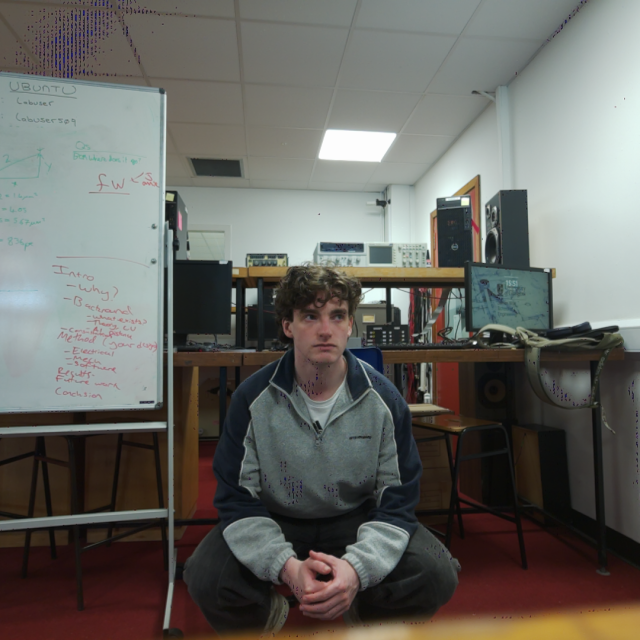
#> input picture testL.png, 640 x 640 px
$ python disparity_calculator.py ../testL.png ../left1_5.png   (older library calls are emulated)
#> lines starting #> are read from the running program, lines starting #| are printed output that depends on the picture; after the words box and inside, x2 and y2 are one past the last pixel; in counts of white or black regions, pixels touching at a corner belong together
"""
disparity_rectified.py — Rectify a raw 640x640 stereo pair with an OpenCV
stereo calibration YAML, then generate a disparity map using OpenCV SGBM.

Usage:
    python disparity_rectified.py left.png right.png \
        --calib stereo_calib_640.yaml \
        --output disparity.png \
        --raw-output disparity.npy \
        --depth-vis-output depth.png \
        --rectified-pair-output rectified_pair.png

The depth PNG includes a labelled colour key in metres.

Important:
    - The provided calibration was generated for the post-downsample 640x640
      stream. Inputs to this script must therefore already be the same 640x640
      crop+resize frames used during calibration/runtime.
    - The script uses the YAML's stored R1/R2/P1/P2/Q matrices directly.
"""

from __future__ import annotations

import argparse
import sys
from dataclasses import dataclass
from pathlib import Path
from typing import Optional, Tuple

import cv2
import numpy as np


@dataclass(frozen=True)
class StereoCalibration:
    image_size: Tuple[int, int]  # (width, height)
    K1: np.ndarray
    D1: np.ndarray
    K2: np.ndarray
    D2: np.ndarray
    R1: np.ndarray
    R2: np.ndarray
    P1: np.ndarray
    P2: np.ndarray
    Q: np.ndarray
    baseline_m: Optional[float]
    rms_stereo_px: Optional[float]
    sym_epipolar_err_px: Optional[float]


def _read_required_mat(fs: cv2.FileStorage, key: str) -> np.ndarray:
    node = fs.getNode(key)
    if node.empty():
        raise ValueError(f"Calibration file is missing required matrix: {key}")
    mat = node.mat()
    if mat is None:
        raise ValueError(f"Calibration key exists but is not a matrix: {key}")
    return mat


def _read_optional_real(fs: cv2.FileStorage, key: str) -> Optional[float]:
    node = fs.getNode(key)
    if node.empty():
        return None
    return float(node.real())


def load_calibration(path: str | Path) -> StereoCalibration:
    """Load the OpenCV FileStorage YAML written by stereo_calibrate.py."""
    fs = cv2.FileStorage(str(path), cv2.FILE_STORAGE_READ)
    if not fs.isOpened():
        raise FileNotFoundError(f"Could not open calibration YAML: {path}")

    try:
        width_node = fs.getNode("image_width")
        height_node = fs.getNode("image_height")
        if width_node.empty() or height_node.empty():
            raise ValueError("Calibration YAML must contain image_width and image_height")

        image_size = (int(width_node.real()), int(height_node.real()))

        return StereoCalibration(
            image_size=image_size,
            K1=_read_required_mat(fs, "K1"),
            D1=_read_required_mat(fs, "D1"),
            K2=_read_required_mat(fs, "K2"),
            D2=_read_required_mat(fs, "D2"),
            R1=_read_required_mat(fs, "R1"),
            R2=_read_required_mat(fs, "R2"),
            P1=_read_required_mat(fs, "P1"),
            P2=_read_required_mat(fs, "P2"),
            Q=_read_required_mat(fs, "Q"),
            baseline_m=_read_optional_real(fs, "baseline_m"),
            rms_stereo_px=_read_optional_real(fs, "rms_stereo_px"),
            sym_epipolar_err_px=_read_optional_real(fs, "sym_epipolar_err_px"),
        )
    finally:
        fs.release()


def build_rectification_maps(calib: StereoCalibration):
    """Create remap tables for left and right images."""
    map1x, map1y = cv2.initUndistortRectifyMap(
        calib.K1, calib.D1, calib.R1, calib.P1, calib.image_size, cv2.CV_16SC2
    )
    map2x, map2y = cv2.initUndistortRectifyMap(
        calib.K2, calib.D2, calib.R2, calib.P2, calib.image_size, cv2.CV_16SC2
    )
    return map1x, map1y, map2x, map2y


def rectify_pair(
    left_bgr: np.ndarray,
    right_bgr: np.ndarray,
    maps,
) -> Tuple[np.ndarray, np.ndarray]:
    """Apply calibration rectification maps to a stereo pair."""
    map1x, map1y, map2x, map2y = maps
    left_rect = cv2.remap(left_bgr, map1x, map1y, cv2.INTER_LINEAR)
    right_rect = cv2.remap(right_bgr, map2x, map2y, cv2.INTER_LINEAR)
    return left_rect, right_rect


def compute_disparity(
    left_bgr: np.ndarray,
    right_bgr: np.ndarray,
    min_disparity: int = 0,
    num_disparities: int = 128,
    block_size: int = 5,
    uniqueness_ratio: int = 15,
    speckle_window_size: int = 100,
    speckle_range: int = 2,
) -> np.ndarray:
    """Compute a disparity map from an already-rectified BGR stereo pair."""
    if num_disparities <= 0 or num_disparities % 16 != 0:
        raise ValueError("num_disparities must be positive and divisible by 16")
    if block_size < 3 or block_size % 2 == 0:
        raise ValueError("block_size must be an odd integer >= 3")

    left_gray = cv2.cvtColor(left_bgr, cv2.COLOR_BGR2GRAY)
    right_gray = cv2.cvtColor(right_bgr, cv2.COLOR_BGR2GRAY)

    channels = 1
    p1 = 8 * channels * block_size ** 2
    p2 = 32 * channels * block_size ** 2

    stereo = cv2.StereoSGBM_create(
        minDisparity=min_disparity,
        numDisparities=num_disparities,
        blockSize=block_size,
        P1=p1,
        P2=p2,
        disp12MaxDiff=1,
        uniquenessRatio=uniqueness_ratio,
        speckleWindowSize=speckle_window_size,
        speckleRange=speckle_range,
        preFilterCap=63,
        mode=cv2.STEREO_SGBM_MODE_SGBM_3WAY,
    )

    disparity_raw = stereo.compute(left_gray, right_gray)
    return disparity_raw.astype(np.float32) / 16.0


def visualise_disparity(disparity: np.ndarray) -> np.ndarray:
    """Normalise disparity to a viewable 8-bit colour map for display."""
    valid_mask = disparity > 0

    if not valid_mask.any():
        print("Warning: no valid disparity values found.", file=sys.stderr)
        return np.zeros((*disparity.shape, 3), dtype=np.uint8)

    d_min = float(disparity[valid_mask].min())
    d_max = float(disparity[valid_mask].max())

    disparity_norm = np.zeros_like(disparity, dtype=np.uint8)
    if d_max > d_min:
        scaled = ((disparity - d_min) / (d_max - d_min) * 255).clip(0, 255)
        disparity_norm = scaled.astype(np.uint8)

    return cv2.applyColorMap(disparity_norm, cv2.COLORMAP_JET)


# [100 lines left out: functions _depth_display_range, visualise_depth, add_depth_key, make_rectified_pair_preview, not called in this run]


def disparity_to_depth_m(disparity: np.ndarray, calib: StereoCalibration) -> np.ndarray:
    """
    Convert disparity to depth in metres using the rectified projection matrices.

    For this calibration layout: P2[0,3] = -fx * baseline, so
        Z = -P2[0,3] / disparity.
    """
    fx_baseline = -float(calib.P2[0, 3])
    depth = np.full(disparity.shape, np.nan, dtype=np.float32)
    valid = disparity > 0
    depth[valid] = fx_baseline / disparity[valid]
    return depth


def main() -> int:
    parser = argparse.ArgumentParser(
        description="Rectify a calibrated stereo pair, then compute disparity."
    )
    parser.add_argument("left", help="Left/cam0 image path; must match calibration resolution")
    parser.add_argument("right", help="Right/cam1 image path; must match calibration resolution")
    parser.add_argument(
        "--calib",
        default="stereo_calib_640.yaml",
        help="OpenCV stereo calibration YAML containing K/D/R1/R2/P1/P2/Q",
    )
    parser.add_argument("--output", default="disparity.png", help="Output disparity visualisation path")
    parser.add_argument("--raw-output", default=None, help="Optional path to save raw float disparity as .npy")
    parser.add_argument("--depth-output", default=None, help="Optional path to save float depth-in-metres as .npy")
    parser.add_argument("--depth-vis-output", default=None, help="Optional path to save a visual metric depth map PNG")
    parser.add_argument("--min-depth", type=float, default=None, help="Optional nearest depth in metres for depth PNG scaling")
    parser.add_argument("--max-depth", type=float, default=None, help="Optional farthest depth in metres for depth PNG scaling")
    parser.add_argument("--points-output", default=None, help="Optional path to save cv2.reprojectImageTo3D output as .npy")
    parser.add_argument("--left-rect-output", default=None, help="Optional path to save the rectified left image")
    parser.add_argument("--right-rect-output", default=None, help="Optional path to save the rectified right image")
    parser.add_argument(
        "--rectified-pair-output",
        default=None,
        help="Optional path to save side-by-side rectified images with epipolar lines",
    )
    parser.add_argument("--min-disparity", type=int, default=0)
    parser.add_argument("--num-disparities", type=int, default=128, help="Must be divisible by 16")
    parser.add_argument("--block-size", type=int, default=5, help="Odd integer >= 3")
    parser.add_argument("--uniqueness-ratio", type=int, default=15)
    parser.add_argument("--speckle-window-size", type=int, default=100)
    parser.add_argument("--speckle-range", type=int, default=2)
    args = parser.parse_args()

    try:
        calib = load_calibration(args.calib)
    except Exception as exc:
        sys.exit(str(exc))

    left = cv2.imread(args.left)
#> left is the input picture: shape (640, 640, 3); mean B, G, R 97.7, 102.6, 103.3
    right = cv2.imread(args.right)
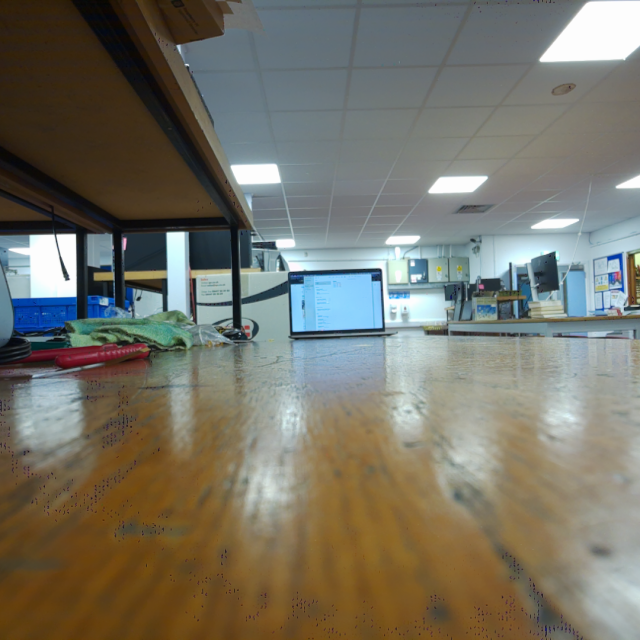
#> input picture left1_5.png, 640 x 640 px
#> right is the input picture: shape (640, 640, 3); mean B, G, R 103.2, 115.3, 117.8

    if left is None:
        sys.exit(f"Could not read left image: {args.left}")
    if right is None:
        sys.exit(f"Could not read right image: {args.right}")
    if left.shape != right.shape:
        sys.exit(f"Image sizes don't match: {left.shape} vs {right.shape}")

    expected_w, expected_h = calib.image_size
    if (left.shape[1], left.shape[0]) != calib.image_size:
        sys.exit(
            "Input images must match the calibration resolution: "
            f"got {left.shape[1]}x{left.shape[0]}, expected {expected_w}x{expected_h}. "
            "Use the same crop+resize pipeline that was used during calibration."
        )

    print(f"Loaded calibration for {expected_w}x{expected_h} frames.")
    if calib.baseline_m is not None:
        print(f"Baseline: {calib.baseline_m * 1000.0:.2f} mm")
    if calib.rms_stereo_px is not None:
        print(f"Stereo RMS: {calib.rms_stereo_px:.3f} px")
    if calib.sym_epipolar_err_px is not None:
        print(f"Symmetric epipolar error: {calib.sym_epipolar_err_px:.3f} px")

    maps = build_rectification_maps(calib)
    left_rect, right_rect = rectify_pair(left, right, maps)
#> in rectify_pair, `right_rect = cv2.remap(right_bgr, map2x, map2y, cv2.INTER_LINEAR)`:
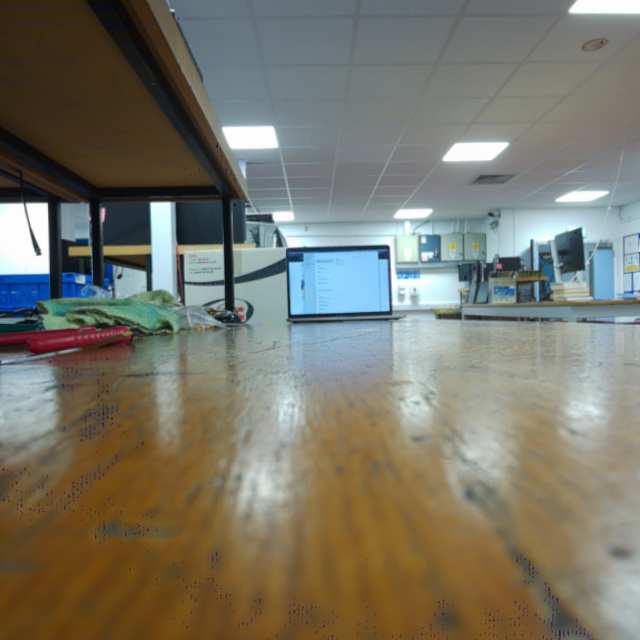
#> right_rect: shape (640, 640, 3); mean B, G, R 105.2, 118.1, 120.4

    if args.left_rect_output:
        cv2.imwrite(args.left_rect_output, left_rect)
        print(f"Saved rectified left image to {args.left_rect_output}")
    if args.right_rect_output:
        cv2.imwrite(args.right_rect_output, right_rect)
        print(f"Saved rectified right image to {args.right_rect_output}")
    if args.rectified_pair_output:
        preview = make_rectified_pair_preview(left_rect, right_rect)
        cv2.imwrite(args.rectified_pair_output, preview)
        print(f"Saved rectified pair preview to {args.rectified_pair_output}")

    print(f"Computing disparity for rectified {expected_w}x{expected_h} pair...")
    try:
        disparity = compute_disparity(
            left_rect,
            right_rect,
            min_disparity=args.min_disparity,
            num_disparities=args.num_disparities,
            block_size=args.block_size,
            uniqueness_ratio=args.uniqueness_ratio,
            speckle_window_size=args.speckle_window_size,
            speckle_range=args.speckle_range,
        )
#> in compute_disparity, `left_gray = cv2.cvtColor(left_bgr, cv2.COLOR_BGR2GRAY)`:
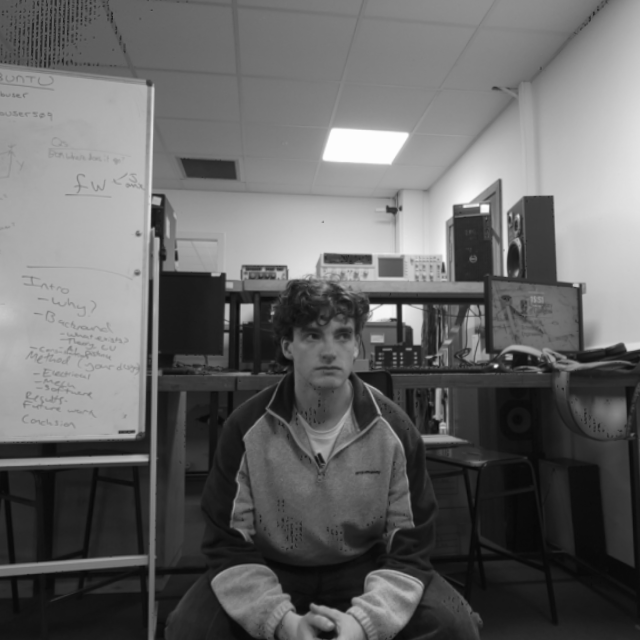
#> left_gray: shape (640, 640); min 7, max 254, mean 102.6
#> in compute_disparity, `right_gray = cv2.cvtColor(right_bgr, cv2.COLOR_BGR2GRAY)`:
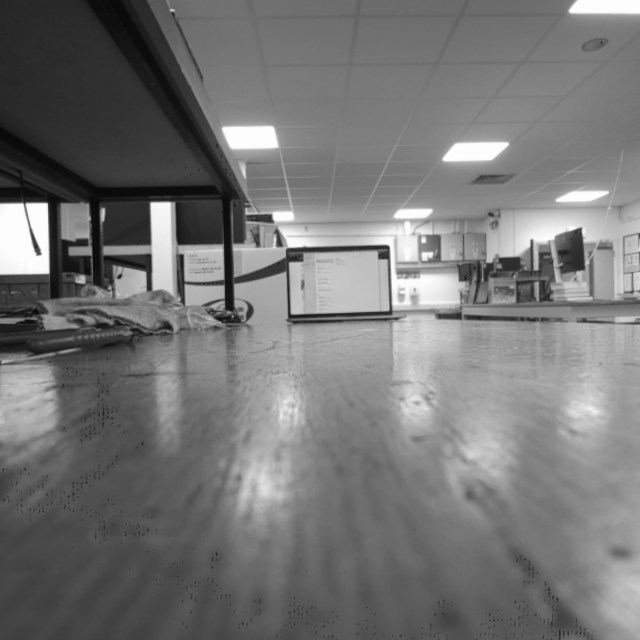
#> right_gray: shape (640, 640); min 8, max 254, mean 117.3
    except Exception as exc:
        sys.exit(str(exc))

    valid = disparity > args.min_disparity
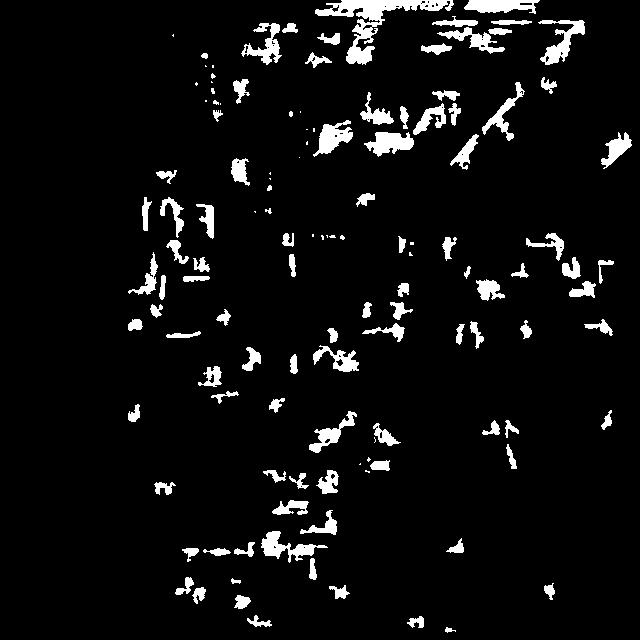
#> valid: shape (640, 640) bool; 5.8% white; 128 white regions (28 under 20 px), largest, box (x1, y1, x2, y2) and area: (315, 0, 454, 65) 2293, (538, 20, 585, 65) 806, (261, 531, 328, 563) 761
    valid_values = disparity[valid]
    if valid_values.size:
        print(f"Valid pixels: {valid_values.size} / {disparity.size} "
              f"({100 * valid_values.size / disparity.size:.1f}%)")
#| Valid pixels: 23943 / 409600 (5.8%)
        print(f"Disparity range: {valid_values.min():.2f} to {valid_values.max():.2f} px")
#| Disparity range: 0.56 to 127.00 px
        print(f"Median disparity: {np.median(valid_values):.2f} px")
#| Median disparity: 103.75 px
        depth = disparity_to_depth_m(disparity, calib)
#> in disparity_to_depth_m, `depth[valid] = fx_baseline / disparity[valid]`:
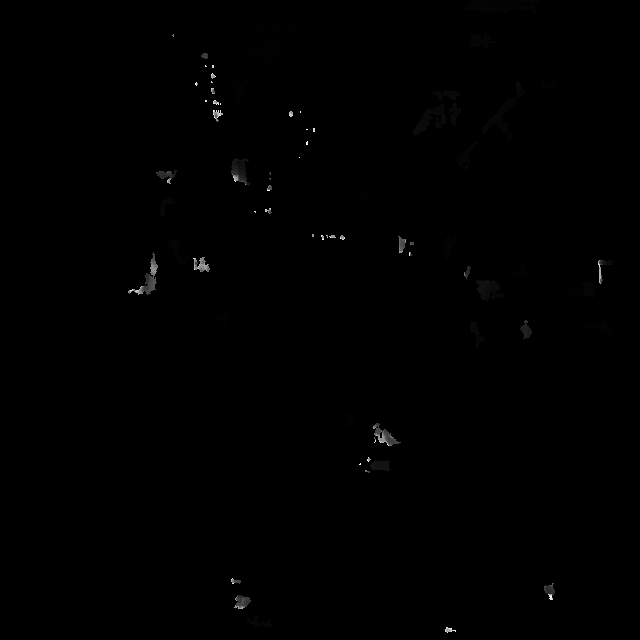
#> depth: shape (640, 640) float32; 94.15% of the values are NaN or infinite; the others: min 0.582, max 131.4, mean 5.96; drawn with min black, max white, NaN and infinite black
        depth_valid = depth[np.isfinite(depth)]
        if depth_valid.size:
            print(f"Median depth: {np.median(depth_valid):.2f} m")
#| Median depth: 0.71 m
    else:
        print("No valid disparities computed — check rectification, exposure, texture, and SGBM parameters.")

    vis = visualise_disparity(disparity)
#> in visualise_disparity, `d_min = float(disparity[valid_mask].min())`: d_min = 0.562
#> in visualise_disparity, `d_max = float(disparity[valid_mask].max())`: d_max = 127
#> in visualise_disparity, `return cv2.applyColorMap(disparity_norm, cv2.COLORMAP_JET)`:
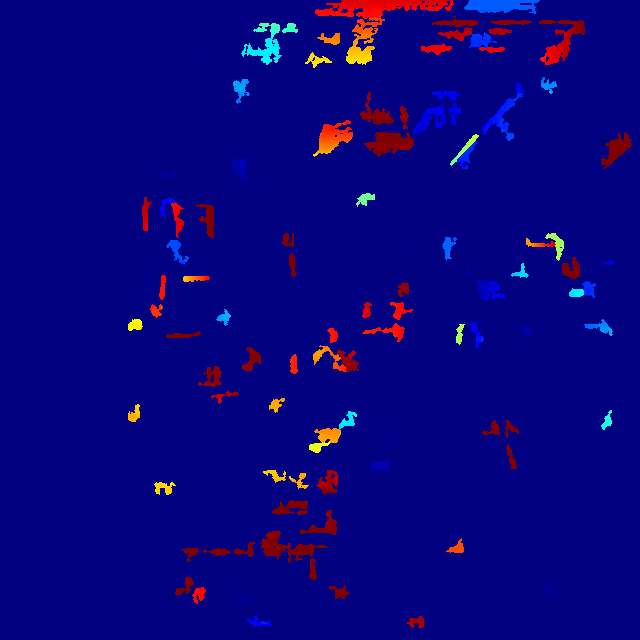
#> returned value: shape (640, 640, 3); mean of channels 0, 1, 2 124.9, 3.1, 7.4; drawn as B, G, R
    cv2.imwrite(args.output, vis)
    print(f"Saved disparity visualisation to {args.output}")

    if args.raw_output:
        np.save(args.raw_output, disparity)
        print(f"Saved raw disparity to {args.raw_output}")

    needs_depth = args.depth_output or args.depth_vis_output
    depth = disparity_to_depth_m(disparity, calib) if needs_depth else None

    if args.depth_output and depth is not None:
        np.save(args.depth_output, depth)
        print(f"Saved depth map to {args.depth_output}")

    if args.depth_vis_output and depth is not None:
        depth_vis = visualise_depth(depth, min_depth_m=args.min_depth, max_depth_m=args.max_depth)
        depth_vis = add_depth_key(depth_vis, depth, min_depth_m=args.min_depth, max_depth_m=args.max_depth)
        cv2.imwrite(args.depth_vis_output, depth_vis)
        print(f"Saved labelled depth visualisation to {args.depth_vis_output}")

    if args.points_output:
        points_3d = cv2.reprojectImageTo3D(disparity, calib.Q)
        points_3d[~valid] = np.nan
        np.save(args.points_output, points_3d)
        print(f"Saved 3D points to {args.points_output}")

    return 0


if __name__ == "__main__":
    raise SystemExit(main())
#> (the program exits here)
